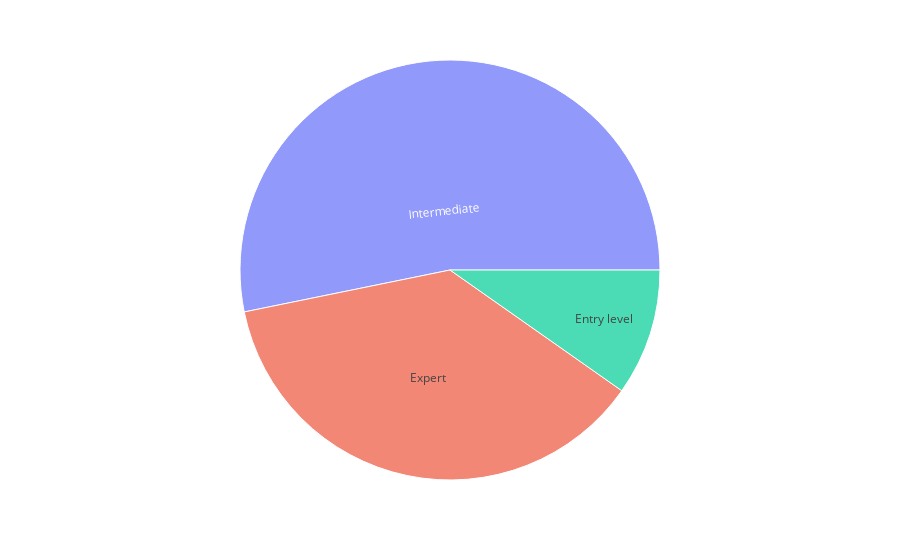

Notebook code for this chart:
### Code cell
px.sunburst(data_frame=upwork, path=["EX_level_demand"])

### Figure 1 — Plotly figure (JSON) as saved in the notebook; plotly's stock layout.template omitted (floating-point values rounded to 4 significant figures)
{"data": [{"branchvalues": "total", "domain": {"x": [0, 1], "y": [0, 1]}, "hovertemplate": "labels=%{label}<br>count=%{value}<br>parent=%{parent}<br>id=%{id}<extra></extra>", "ids": ["Entry level", "Expert", "Intermediate"], "labels": ["Entry level", "Expert", "Intermediate"], "name": "", "parents": ["", "", ""], "type": "sunburst", "values": [6235, 23694, 34023]}], "layout": {"legend": {"tracegroupgap": 0}, "margin": {"t": 60}, "autosize": true}}
